Frame 1 (no input): blank canvas, image omitted
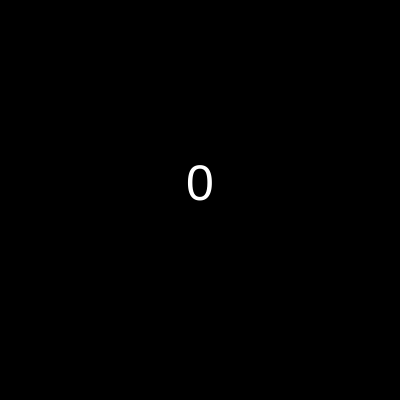
Frame 60 (no input)
Frame 120 (the mouse pressed at the canvas centre since frame 60): identical to frame 60, image omitted

The p5.js sketch that drew this single still picture (run headless with seeded random() and noise() and a simulated clock; from frame 60 on, the mouse is pressed at the canvas centre):

// p5.js sketch
// ── sketch.js
let flag1, flag2;
let score = 0;

function setup() {
  flag1 = false;
  createCanvas(400, 400);
}

function draw() {
  background(0);
  textAlign(CENTER);
  textSize(50);
  fill(255);
  text(score,width/2,height/2);

  console.log("flag1 : " + flag1);
  console.log("flag2 : " + flag2);

  noStroke();
  if(flag1 != flag2){
    background(255);
  }
  flag2 = flag1;
}

function mouseReleased(){
  score++;
  flag1 = !flag1;
}
